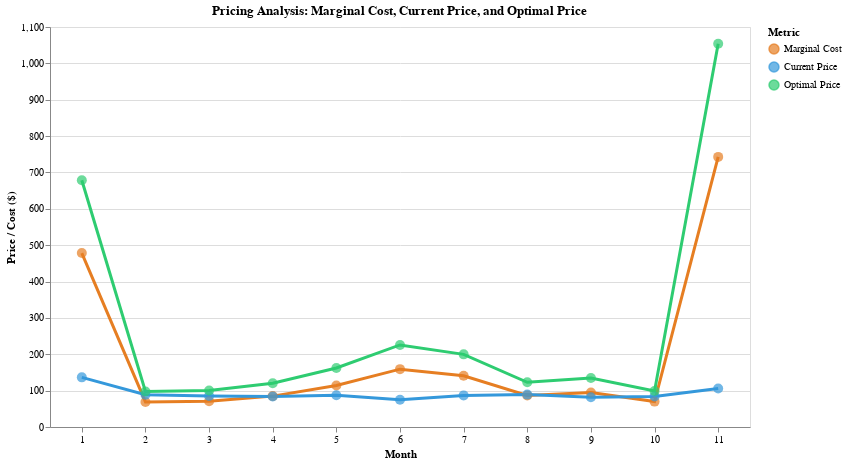

Notebook code cell kept with this figure:
### Code cell
# Additional visualization: Show all three (MC, Current, Optimal) as lines
line_data = pricing_filtered[['Month', 'Month_Label', 'MC_Positive', 'Average_Ticket_Price', 'Optimal_Price']].copy()

# Reshape for line chart
line_long = pd.melt(
    line_data,
    id_vars=['Month', 'Month_Label'],
    value_vars=['MC_Positive', 'Average_Ticket_Price', 'Optimal_Price'],
    var_name='Metric',
    value_name='Value'
)

# Rename for better labels
line_long['Metric'] = line_long['Metric'].replace({
    'MC_Positive': 'Marginal Cost',
    'Average_Ticket_Price': 'Current Price',
    'Optimal_Price': 'Optimal Price'
})

# Create line chart
line_chart = alt.Chart(line_long).mark_line(strokeWidth=3).encode(
    x=alt.X('Month:O', title='Month', axis=alt.Axis(labelAngle=0)),
    y=alt.Y('Value:Q', title='Price / Cost ($)'),
    color=alt.Color('Metric:N',
                    scale=alt.Scale(domain=['Marginal Cost', 'Current Price', 'Optimal Price'],
                                   range=['#e67e22', '#3498db', '#2ecc71']),
                    legend=alt.Legend(title='Metric'))
).properties(
    title='Pricing Analysis: Marginal Cost, Current Price, and Optimal Price',
    width=700,
    height=400
)

# Add points
points = alt.Chart(line_long).mark_point(size=100, filled=True).encode(
    x=alt.X('Month:O'),
    y=alt.Y('Value:Q'),
    color=alt.Color('Metric:N',
                    scale=alt.Scale(domain=['Marginal Cost', 'Current Price', 'Optimal Price'],
                                   range=['#e67e22', '#3498db', '#2ecc71'])),
    tooltip=[
        alt.Tooltip('Month_Label:N', title='Month'),
        alt.Tooltip('Metric:N', title='Type'),
        alt.Tooltip('Value:Q', title='Value', format='$,.2f')
    ]
)

combined = line_chart + points
combined

### Figure 1 — Vega-Lite specification as saved in the notebook (floating-point values rounded to 4 significant figures)
{"config": {"view": {"continuousWidth": 300, "continuousHeight": 300}}, "layer": [{"mark": {"type": "line", "strokeWidth": 3}, "encoding": {"color": {"field": "Metric", "legend": {"title": "Metric"}, "scale": {"domain": ["Marginal Cost", "Current Price", "Optimal Price"], "range": ["#e67e22", "#3498db", "#2ecc71"]}, "type": "nominal"}, "x": {"axis": {"labelAngle": 0}, "field": "Month", "title": "Month", "type": "ordinal"}, "y": {"field": "Value", "title": "Price / Cost ($)", "type": "quantitative"}}, "title": "Pricing Analysis: Marginal Cost, Current Price, and Optimal Price"}, {"mark": {"type": "point", "filled": true, "size": 100}, "encoding": {"color": {"field": "Metric", "scale": {"domain": ["Marginal Cost", "Current Price", "Optimal Price"], "range": ["#e67e22", "#3498db", "#2ecc71"]}, "type": "nominal"}, "tooltip": [{"field": "Month_Label", "title": "Month", "type": "nominal"}, {"field": "Metric", "title": "Type", "type": "nominal"}, {"field": "Value", "format": "$,.2f", "title": "Value", "type": "quantitative"}], "x": {"field": "Month", "type": "ordinal"}, "y": {"field": "Value", "type": "quantitative"}}}], "data": {"name": "data-70f7e25c74c73458f99e85585ae8f5d5"}, "height": 400, "width": 700, "$schema": "https://vega.github.io/schema/vega-lite/v5.20.1.json", "datasets": {"data-70f7e25c74c73458f99e85585ae8f5d5": [{"Month": 1, "Month_Label": "Jan", "Metric": "Marginal Cost", "Value": 478.4}, {"Month": 2, "Month_Label": "Feb", "Metric": "Marginal Cost", "Value": 68.9}, {"Month": 3, "Month_Label": "Mar", "Metric": "Marginal Cost", "Value": 70.76}, {"Month": 4, "Month_Label": "Apr", "Metric": "Marginal Cost", "Value": 84.96}, {"Month": 5, "Month_Label": "May", "Metric": "Marginal Cost", "Value": 114.4}, {"Month": 6, "Month_Label": "Jun", "Metric": "Marginal Cost", "Value": 159.1}, {"Month": 7, "Month_Label": "Jul", "Metric": "Marginal Cost", "Value": 140.8}, {"Month": 8, "Month_Label": "Aug", "Metric": "Marginal Cost", "Value": 86.7}, {"Month": 9, "Month_Label": "Sep", "Metric": "Marginal Cost", "Value": 95.1}, {"Month": 10, "Month_Label": "Oct", "Metric": "Marginal Cost", "Value": 69.84}, {"Month": 11, "Month_Label": "Nov", "Metric": "Marginal Cost", "Value": 742.8}, {"Month": 1, "Month_Label": "Jan", "Metric": "Current Price", "Value": 136.6}, {"Month": 2, "Month_Label": "Feb", "Metric": "Current Price", "Value": 88.74}, {"Month": 3, "Month_Label": "Mar", "Metric": "Current Price", "Value": 85.46}, {"Month": 4, "Month_Label": "Apr", "Metric": "Current Price", "Value": 83.81}, {"Month": 5, "Month_Label": "May", "Metric": "Current Price", "Value": 87.36}, {"Month": 6, "Month_Label": "Jun", "Metric": "Current Price", "Value": 74.91}, {"Month": 7, "Month_Label": "Jul", "Metric": "Current Price", "Value": 86.91}, {"Month": 8, "Month_Label": "Aug", "Metric": "Current Price", "Value": 89.06}, {"Month": 9, "Month_Label": "Sep", "Metric": "Current Price", "Value": 81.74}, {"Month": 10, "Month_Label": "Oct", "Metric": "Current Price", "Value": 84.2}, {"Month": 11, "Month_Label": "Nov", "Metric": "Current Price", "Value": 105.9}, {"Month": 1, "Month_Label": "Jan", "Metric": "Optimal Price", "Value": 678.6}, {"Month": 2, "Month_Label": "Feb", "Metric": "Optimal Price", "Value": 97.74}, {"Month": 3, "Month_Label": "Mar", "Metric": "Optimal Price", "Value": 100.4}, {"Month": 4, "Month_Label": "Apr", "Metric": "Optimal Price", "Value": 120.5}, {"Month": 5, "Month_Label": "May", "Metric": "Optimal Price", "Value": 162.2}, {"Month": 6, "Month_Label": "Jun", "Metric": "Optimal Price", "Value": 225.6}, {"Month": 7, "Month_Label": "Jul", "Metric": "Optimal Price", "Value": 199.7}, {"Month": 8, "Month_Label": "Aug", "Metric": "Optimal Price", "Value": 123.0}, {"Month": 9, "Month_Label": "Sep", "Metric": "Optimal Price", "Value": 134.9}, {"Month": 10, "Month_Label": "Oct", "Metric": "Optimal Price", "Value": 99.08}, {"Month": 11, "Month_Label": "Nov", "Metric": "Optimal Price", "Value": 1054.0}]}}
